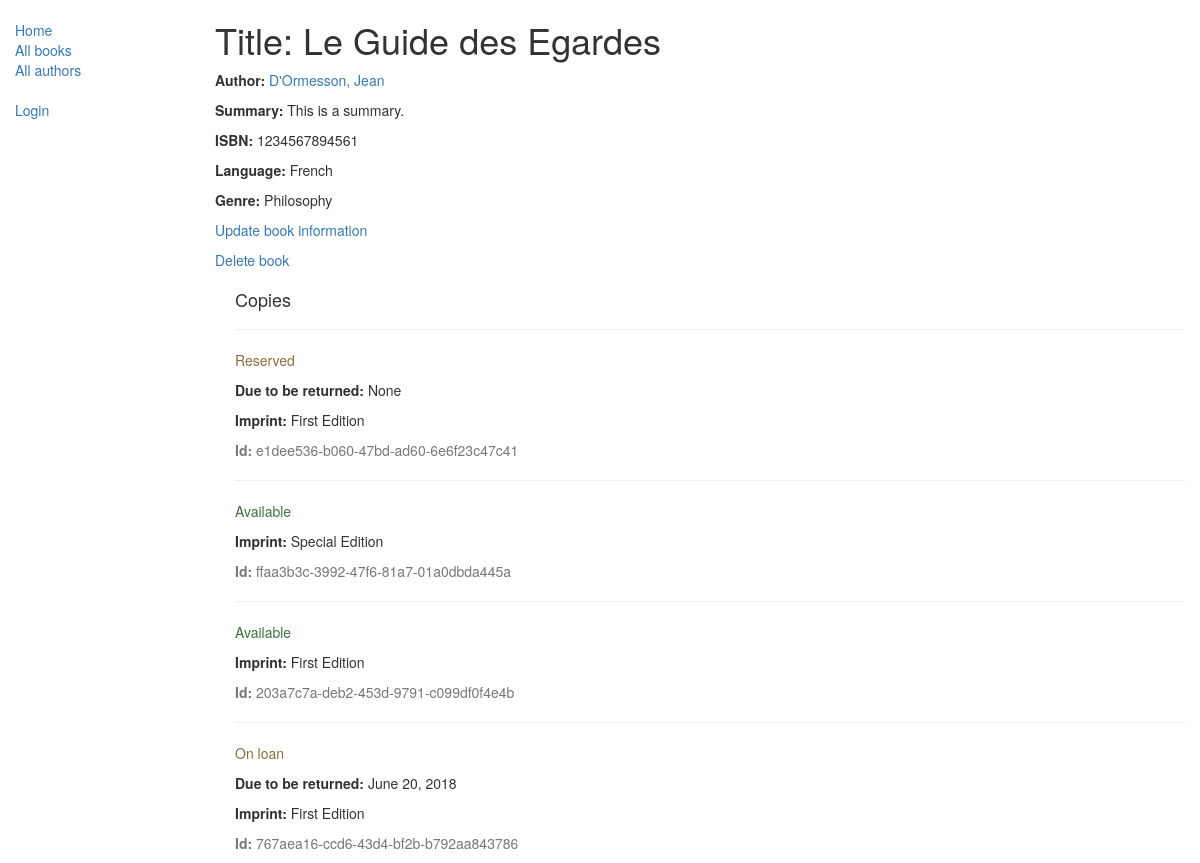
Page /catalog/book/1 on the earlier database version.
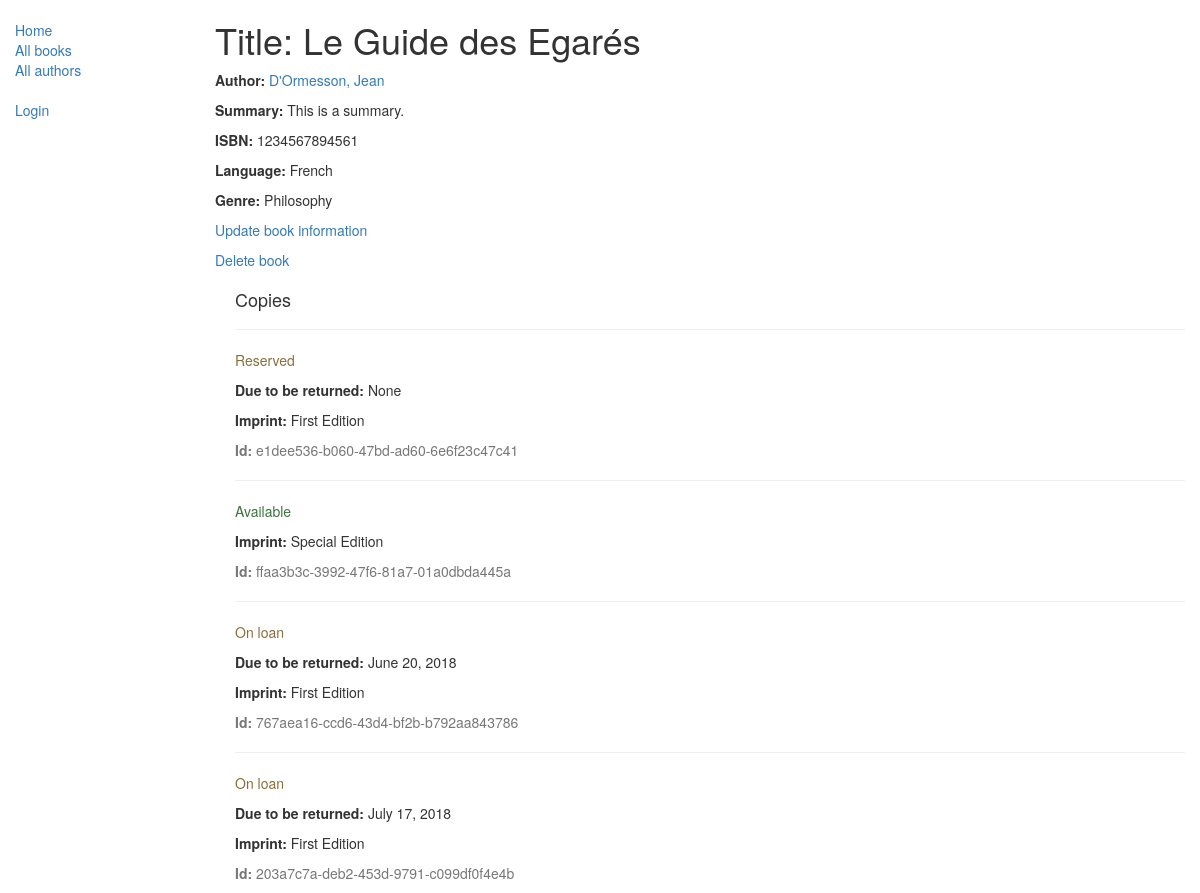
Same page on the later database version.
### catalog/models.py (models this page shows, shortened)
class Book(models.Model):
    title = models.CharField(max_length=200)
    author = models.ForeignKey('Author', on_delete=models.SET_NULL, null=True)
    summary = models.TextField(
        max_length=1000, help_text="Enter a brief description of the book")
    isbn = models.CharField(
        'ISBN', max_length=13, help_text='13 Character <a href="https://www.isbn-international.org/content/what-isbn">ISBN number</a>')
    genre = models.ManyToManyField(
        Genre, help_text="Select a genre for this book")
    language = models.ForeignKey(
        'Language', on_delete=models.SET_NULL, null=True)

class Genre(models.Model):
    name = models.CharField(
        max_length=200, help_text="Enter a book genre (e.g. Science Fiction, French Poetry etc.)")
    def __str__(self):
        return self.name

class BookInstance(models.Model):
    id = models.UUIDField(primary_key=True, default=uuid.uuid4,
                          help_text="Unique ID for this particular book across whole library")
    book = models.ForeignKey('Book', on_delete=models.SET_NULL, null=True)
    imprint = models.CharField(max_length=200)
    due_back = models.DateField(null=True, blank=True)
    borrower = models.ForeignKey(
        User, on_delete=models.SET_NULL, null=True, blank=True)
    LOAN_STATUS = (
        ('d', 'Maintenance'),
        ('o', 'On loan'),
        ('a', 'Available'),
        ('r', 'Reserved'),
    )
    status = models.CharField(max_length=1, choices=LOAN_STATUS,
                              blank=True, default='d', help_text='Book availability')
    class Meta:
        ordering = ["due_back"]
        permissions = (("can_mark_returned", "Set book as returned"),)

class Author(models.Model):
    first_name = models.CharField(max_length=100)
    last_name = models.CharField(max_length=100)
    date_of_birth = models.DateField('born', null=True, blank=True)
    date_of_death = models.DateField('died', null=True, blank=True)
    class Meta:
        ordering = ["last_name", "first_name"]
    def get_absolute_url(self):
        return reverse('author-detail', args=[str(self.id)])
    def __str__(self):
        return '{0}, {1}'.format(self.last_name, self.first_name)

class Language(models.Model):
    name = models.CharField(
        max_length=200, help_text="Enter a the book's natural language (e.g. English, French, Japanese etc.)")
    def __str__(self):
        return self.name

### catalog/views.py (the view)
# urls.py: path('book/<int:pk>', views.BookDetailView.as_view(), name='book-detail'),
class BookDetailView(generic.DetailView):
    model = Book

### catalog/templates/catalog/book_detail.html
{% extends "base_generic.html" %}
{% block content %}
  <h1>Title: {{ book.title }}</h1>
  <p><strong>Author:</strong> <a href="{{ book.author.get_absolute_url }}">{{ book.author }}</a></p>
  <p><strong>Summary:</strong> {{ book.summary }}</p>
  <p><strong>ISBN:</strong> {{ book.isbn }}</p>
  <p><strong>Language:</strong> {{ book.language }}</p>
  <p><strong>Genre:</strong> {% for genre in book.genre.all %} {{ genre }}{% if not forloop.last %}, {% endif %}{% endfor %}</p>
  <p><a href="{% url 'book-update' book.pk %}">Update book information</a></p>
  <p><a href="{% url 'book-delete' book.pk %}">Delete book</a></p>
  <div style="margin-left:20px;margin-top:20px">
    <h4>Copies</h4>
    {% for copy in book.bookinstance_set.all %}
    <hr>
    <p class="{% if copy.status == 'a' %}text-success{% elif copy.status == 'm' %}text-danger{% else %}text-warning{% endif %}">{{ copy.get_status_display }}</p>
    {% if copy.status != 'a' %}<p><strong>Due to be returned:</strong> {{copy.due_back}}</p>{% endif %}
    <p><strong>Imprint:</strong> {{copy.imprint}}</p>
    <p class="text-muted"><strong>Id:</strong> {{copy.id}}</p>
    {% endfor %}
  </div>
{% endblock %}

Differences in the rows shown:
changed Book "This is a summary.": title "Le Guide des Egardes" → "Le Guide des Egarés"
changed BookInstance "June 20, 2018": moves up the list
changed BookInstance "203a7c7a-deb2-453d-9791-c099df0f4e4b": status "Available" → "On loan"; due_back (not shown) → "July 17, 2018"
